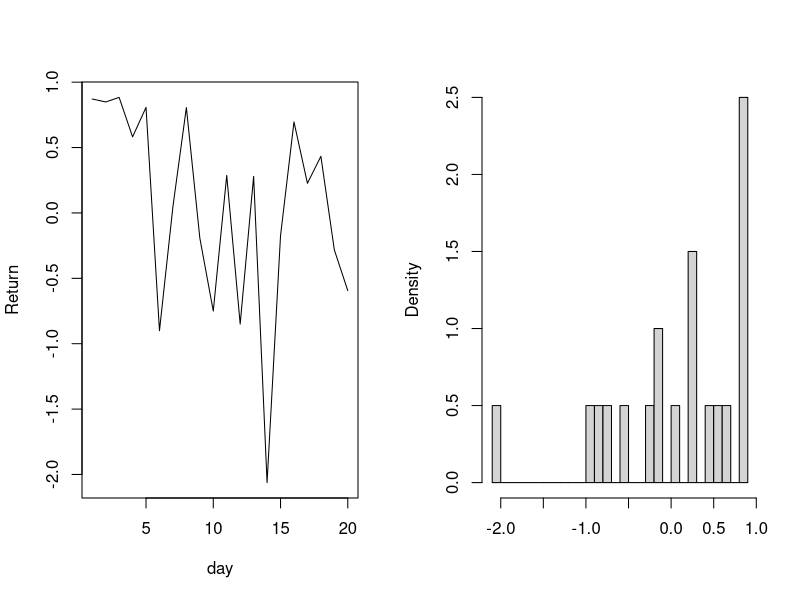
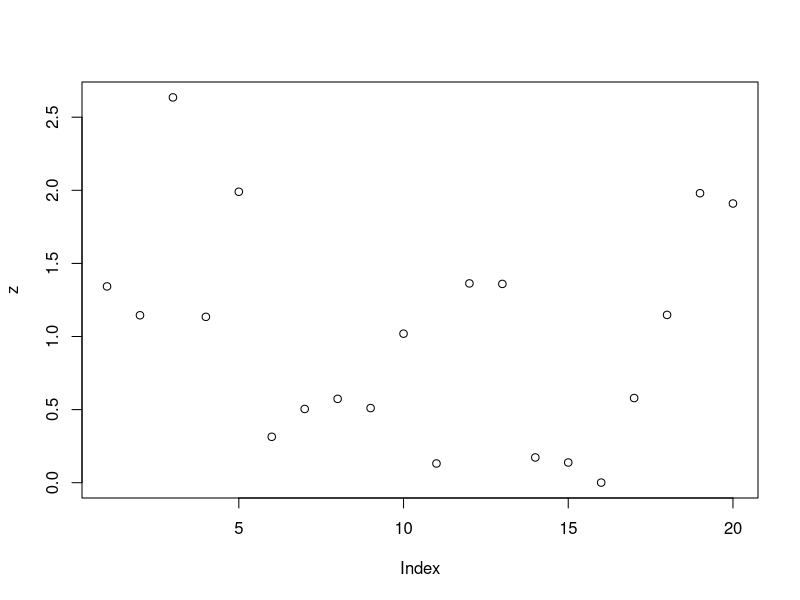
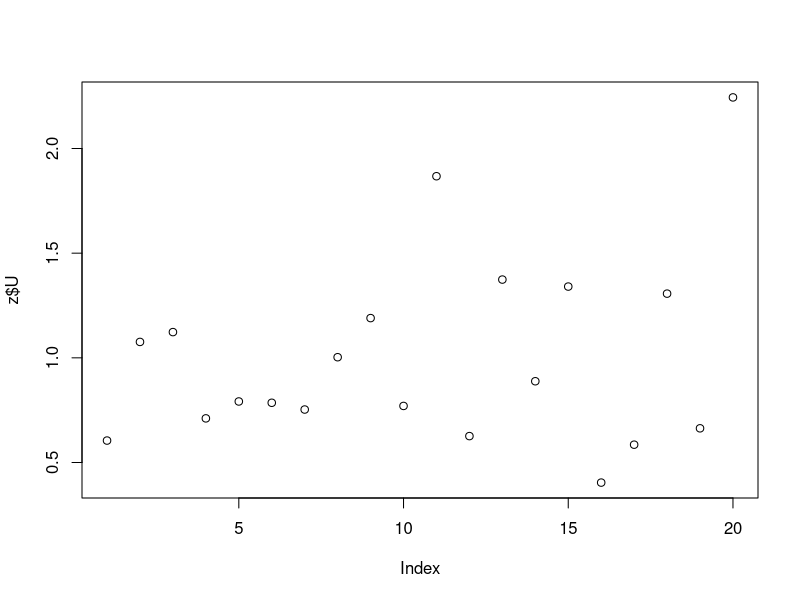
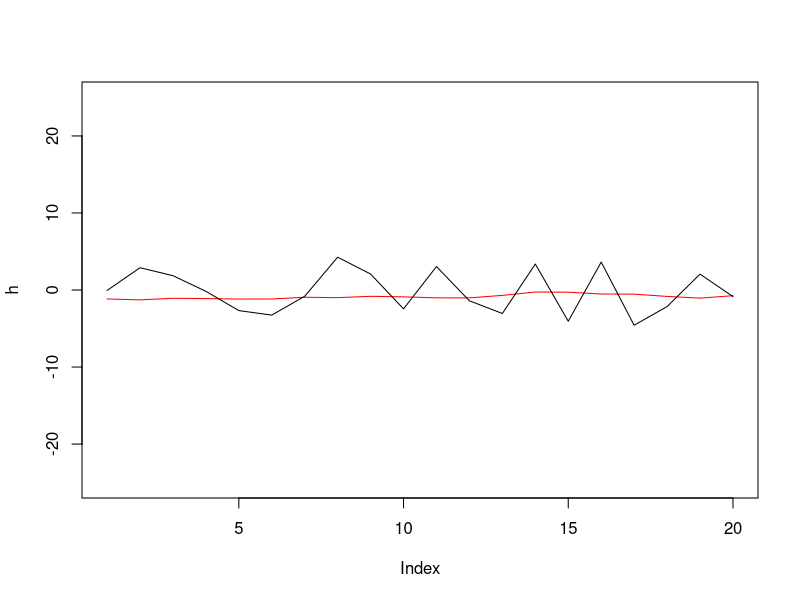

Recreate these plots in R, in order.
rtnorm = function(n){
  u = runif(n)
  return(qnorm(0.5*(u+1)))
}

T = 2e1
# log-volatility
mu = 0.1
phi_h = 0.98
s_h = 0.22
# dynskew
s_a = 0.01
v = 8
#Data
#set.seed(42)
a = delta = omega = numeric(T)
a[1] = 0
for(t in 2:T) a[t] = a[t-1] + s_a*rnorm(1)
delta = a/sqrt(1+a*a)
k1 = sqrt(0.5*v)*gamma(0.5*(v-1))/gamma(0.5*v)
k2 = v/(v-2)
omega = 1/sqrt(k2-(2/pi)*(delta*k1)^2)
gamma_t = -sqrt(2/pi)*delta*omega*k1
W = rtnorm(T)
U = rgamma(T, shape=0.5*v, rate=0.5*v)
y = h = numeric(T)
h[1] = mu + s_h/sqrt(1-phi_h*phi_h)*rnorm(1)
for(t in 2:T) h[t] = mu + phi_h*(h[t-1]-mu) + s_h*rnorm(1)
mu_t = gamma_t + omega*delta*W*exp(0.5*h)/sqrt(U)
sigma_t = omega*sqrt(1-delta^2)*exp(0.5*h)/sqrt(U)
y = mu_t + sigma_t*rnorm(T)
par(mfrow=c(1,2))
plot(y, type='l', xlab='day', ylab='Return')
hist(y, breaks=40, xlab='', main='', freq=FALSE)
par(mfrow=c(1,1))
################################################################################
# W
postW = function(y, h, U, a, v){
  
  delta = a/sqrt(1+a*a)
  k1 = sqrt(0.5*v)*gamma(0.5*(v-1))/gamma(0.5*v)
  k2 = v/(v-2)
  omega = 1/sqrt(k2-(2/pi)*(delta*k1)^2)
  gamma_t = -sqrt(2/pi)*delta*omega*k1
  
  mu_t = delta*sqrt(U)*exp(-0.5*h)*(y-gamma_t*exp(0.5*h))/omega
  sigma_t = 1/sqrt(1-delta*delta)
  
  n = length(mu_t)
  nt = numeric(n)
  
  for(i in 1:n){
    z = runif(1)*(1-pnorm(0, mu_t[i], sigma_t[i]))+pnorm(0, mu_t[i], sigma_t[i])
    nt[i] = qnorm(z, mu_t[i], sigma_t[i])
  }
  
  return(nt)
}
z = postW(y=y, h=h, U=U, a=a, v=v)
plot(z)
################################################################################
# U
postU = function(U, y, h, W, a, v, tx){
  
  n = length(y)
  U_star = logqU_star = logqU = numeric(n)
  U_end = U
  
  delta = a/sqrt(1+a*a)
  k1 = sqrt(0.5*v)*gamma(0.5*(v-1))/gamma(0.5*v)
  k2 = v/(v-2)
  omega = 1/sqrt(k2-(2/pi)*(delta*k1)^2)
  gamma_t = -sqrt(2/pi)*delta*omega*k1
  
  c = (exp(-0.5*h)*y-gamma_t)/(omega*(1-delta*delta))
  logQ = sqrt(U)*delta*W*c
  logpU = logQ + 0.5*(v-1)*log(U) - 0.5*U*(v+(1-delta*delta)*c)
  
  for(i in 1:n){
    
    U_star[i] = rgamma(1, 
                       shape=0.5*(v + 1), 
                       rate=0.5*(v + (1+delta[i]*delta[i])*c[i]^2) )
    
    logqU_star[i] = dgamma(U_star[i], 
                           shape=0.5*(v + 1), 
                           rate=0.5*(v + (1+delta[i]*delta[i])*c[i]^2), 
                           log=TRUE)
    
    logqU[i] = dgamma(U[i], 
                      shape=0.5*(v + 1), 
                      rate=0.5*(v + (1+delta[i]*delta[i])*c[i]^2), 
                      log=TRUE)
  }  
  
  logQ_star = sqrt(U_star)*delta*W*c
  logpU_star = logQ_star + 0.5*(v-1)*log(U_star) - 0.5*U_star*(v+(1-delta*delta)*c)
  
  #MH step
  for(i in 1:n){
    
    #r = pU_star[i]*qU[i]/(pU[i]*qU_star[i])
    #pacc = min(1, r)
    
    logr = logpU_star[i] + logqU[i] - logpU[i] - logqU_star[i]
    logpacc = min(0, logr)
    
    if(log(runif(1)) < logpacc){
      U_end[i] = U_star[i]
      tx[i] = tx[i] + 1
    }
  }
  
  return(list(U=U_end, tx=tx))
  
}
z = postU(U=U, y=y, h=h, W=W, a=a, v=v, tx=rep(0, T))
plot(z$U)
sum(z$tx)/T
################################################################################
# h
posth=function(y, h, U, W, a, v, theta2, counth){
  
  time = Sys.time()
  hout = h
  n=length(y)
  delta = a/sqrt(1+a*a)
  k1 = sqrt(0.5*v)*gamma(0.5*(v-1))/gamma(0.5*v)
  k2 = v/(v-2)
  omega = 1/sqrt(k2-(2/pi)*(delta*k1)^2)
  gammat = -sqrt(2/pi)*delta*omega*k1
  c1 = gammat + omega*delta*W/sqrt(U)
  c2 = omega*(1-delta*delta)/sqrt(U)
  invc22 = 1/c2^2
  
  #theta2=c(mu, phi, s_h)
  mu = theta2[1]
  phi = theta2[2]
  sig2 = theta2[3]^2
  
  delta_tilde = c(mu, rep(mu*(1-phi), n-1))
  Hphi = diag(n)
  for(t in 2:n) Hphi[t, t-1] = -phi
  d_values = c((1 - phi^2) / sig2, rep(1/sig2, n-1))
  D = diag(d_values)
  HinvSH = t(Hphi) %*% D %*% Hphi
  deltah = solve(Hphi, delta_tilde)
  HinvSHdeltah = HinvSH %*% deltah
  
  # Optimization step
  ht = h
  errh = 1
  NRstep = 0.5
  while(errh > 1e-3){
    yexpht = y*exp(-0.5*ht)
    fh = -0.5 + 0.5*yexpht*invc22*(yexpht-c1)
    # Newton-Rapshon
    #Gh = -0.5*y^2*exp(-ht)/c2^2 + 0.25*y*exp(-0.5*ht)/c2^2
    # Fisher Score
    Gh = 0.25*(2*(c1^2 + c2^2) - c1)*invc22
    Gdiag = diag(Gh)
    kh_tilde = HinvSH + Gdiag
    kh = fh + Gh * ht + HinvSHdeltah 
    hp = solve(kh_tilde, kh)
    newht = (1-NRstep)*ht + NRstep*hp
    errh = max(abs(newht-ht))
    ht = newht
  }
  cat('optim step: ok!', '\n')
  cholHh = chol(kh_tilde)
  
  # AR step
  hstar = ht
  uh = hstar-deltah
  logc = -0.5*crossprod(uh, HinvSH%*%uh)
  logc = logc -0.5*sum(hstar) -0.5*sum( exp(-hstar)*invc22*(y-c1*exp(0.5*hstar))^2 )
  logc = logc + log(3)
  
  cat('logc:', logc, '\n')
  
  flag = 0
  while(flag==0){
    hc = ht + cholHh %*% rnorm(n)
    vhc = hc-ht
    uhc = hc-deltah
    
    logf = -0.5*crossprod(uhc, HinvSH%*%uhc) 
    logf = logf-0.5*sum(hc)-0.5*sum(exp(-hc)*invc22*(y-c1*exp(0.5*hc))^2)
    cat('log f(h): ', logf, '\n')
    
    logq = -0.5*crossprod(vhc, kh_tilde%*%vhc)+logc
    cat('log q(h): ', logq, '\n')
    
    alpARc = logf-logq
  
    if(alpARc>log(runif(1))) flag = 1
  }
  
  # MH step
  vh = h-ht
  uh = h-deltah
  alpAR = -0.5*crossprod(uh, HinvSH%*%uh) -0.5*sum(h)
  alpAR = alpAR -0.5*sum(exp(-h)*invc22*(y-c1*exp(0.5*h))^2)
  alpAR = alpAR -0.5*crossprod(vh, kh_tilde%*%vh) - logc
  
  if(alpAR < 0){
    alpMH = 1
  }else{
    if(alpARc < 0){
      alpMH = - alpAR;
    }else alpMH = alpARc - alpAR;
  } 
  
  if(alpMH > log(runif(1))){
    hout = hc
    counth = counth+1
  }
  time = Sys.time() - time
  
  return(list(hout=hout, time=time, counth=counth))
}
#Rcpp::sourceCpp('~/topicos/st/posth.cpp')
z = posth(y=y, h=h, U=U, W=W, a=a, v=v, theta2=c(mu,phi_h,s_h), counth=0)
ht = z$hout
z$counth
z$time
plot(h, type='l', col='red',ylim=c(-25,25))
lines(ht)
################################################################################
# theta




































